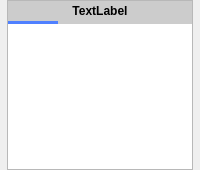
<?xml version="1.0" encoding="UTF-8"?>
<ui version="4.0">
 <class>Form</class>
 <widget class="QWidget" name="Form">
  <property name="windowModality">
   <enum>Qt::NonModal</enum>
  </property>
  <property name="geometry">
   <rect>
    <x>0</x>
    <y>0</y>
    <width>200</width>
    <height>170</height>
   </rect>
  </property>
  <property name="sizePolicy">
   <sizepolicy hsizetype="Fixed" vsizetype="Fixed">
    <horstretch>0</horstretch>
    <verstretch>0</verstretch>
   </sizepolicy>
  </property>
  <property name="minimumSize">
   <size>
    <width>0</width>
    <height>0</height>
   </size>
  </property>
  <property name="maximumSize">
   <size>
    <width>16777215</width>
    <height>16777215</height>
   </size>
  </property>
  <property name="windowTitle">
   <string>Form</string>
  </property>
  <property name="styleSheet">
   <string notr="true"/>
  </property>
  <layout class="QVBoxLayout" name="verticalLayout" stretch="0">
   <property name="spacing">
    <number>0</number>
   </property>
   <property name="margin">
    <number>0</number>
   </property>
   <item>
    <widget class="QWidget" name="container_widget" native="true">
     <layout class="QVBoxLayout" name="verticalLayout_3">
      <property name="spacing">
       <number>0</number>
      </property>
      <property name="leftMargin">
       <number>7</number>
      </property>
      <property name="topMargin">
       <number>0</number>
      </property>
      <property name="rightMargin">
       <number>7</number>
      </property>
      <property name="bottomMargin">
       <number>0</number>
      </property>
      <item>
       <widget class="QFrame" name="frame">
        <property name="sizePolicy">
         <sizepolicy hsizetype="Expanding" vsizetype="Expanding">
          <horstretch>0</horstretch>
          <verstretch>0</verstretch>
         </sizepolicy>
        </property>
        <property name="styleSheet">
         <string notr="true"/>
        </property>
        <property name="frameShape">
         <enum>QFrame::StyledPanel</enum>
        </property>
        <property name="frameShadow">
         <enum>QFrame::Raised</enum>
        </property>
        <layout class="QVBoxLayout" name="verticalLayout_2">
         <property name="spacing">
          <number>0</number>
         </property>
         <property name="margin">
          <number>0</number>
         </property>
         <item>
          <layout class="QVBoxLayout" name="verticalLayout_5">
           <property name="spacing">
            <number>0</number>
           </property>
           <item>
            <layout class="QHBoxLayout" name="horizontalLayout">
             <property name="spacing">
              <number>0</number>
             </property>
             <item>
              <widget class="QLabel" name="title_label">
               <property name="enabled">
                <bool>true</bool>
               </property>
               <property name="sizePolicy">
                <sizepolicy hsizetype="Expanding" vsizetype="Preferred">
                 <horstretch>0</horstretch>
                 <verstretch>0</verstretch>
                </sizepolicy>
               </property>
               <property name="minimumSize">
                <size>
                 <width>0</width>
                 <height>20</height>
                </size>
               </property>
               <property name="maximumSize">
                <size>
                 <width>16777215</width>
                 <height>20</height>
                </size>
               </property>
               <property name="font">
                <font>
                 <weight>75</weight>
                 <bold>true</bold>
                </font>
               </property>
               <property name="autoFillBackground">
                <bool>false</bool>
               </property>
               <property name="styleSheet">
                <string notr="true">background: #ccc</string>
               </property>
               <property name="text">
                <string>TextLabel</string>
               </property>
               <property name="alignment">
                <set>Qt::AlignCenter</set>
               </property>
              </widget>
             </item>
            </layout>
           </item>
           <item>
            <widget class="QWidget" name="timelineContainer" native="true">
             <property name="sizePolicy">
              <sizepolicy hsizetype="Expanding" vsizetype="Fixed">
               <horstretch>0</horstretch>
               <verstretch>0</verstretch>
              </sizepolicy>
             </property>
             <property name="minimumSize">
              <size>
               <width>0</width>
               <height>3</height>
              </size>
             </property>
             <property name="maximumSize">
              <size>
               <width>16777215</width>
               <height>3</height>
              </size>
             </property>
             <property name="styleSheet">
              <string notr="true">background: #ccc</string>
             </property>
             <layout class="QVBoxLayout" name="verticalLayout_6">
              <property name="spacing">
               <number>0</number>
              </property>
              <property name="margin">
               <number>0</number>
              </property>
              <item>
               <widget class="QWidget" name="timeline" native="true">
                <property name="sizePolicy">
                 <sizepolicy hsizetype="Expanding" vsizetype="Expanding">
                  <horstretch>0</horstretch>
                  <verstretch>0</verstretch>
                 </sizepolicy>
                </property>
                <property name="minimumSize">
                 <size>
                  <width>50</width>
                  <height>0</height>
                 </size>
                </property>
                <property name="maximumSize">
                 <size>
                  <width>50</width>
                  <height>16777215</height>
                 </size>
                </property>
                <property name="styleSheet">
                 <string notr="true">background: rgb(79, 128, 255)</string>
                </property>
                <layout class="QVBoxLayout" name="verticalLayout_7">
                 <property name="spacing">
                  <number>0</number>
                 </property>
                 <property name="margin">
                  <number>0</number>
                 </property>
                </layout>
               </widget>
              </item>
             </layout>
            </widget>
           </item>
          </layout>
         </item>
         <item>
          <widget class="QWidget" name="central_widget" native="true">
           <property name="sizePolicy">
            <sizepolicy hsizetype="Expanding" vsizetype="Expanding">
             <horstretch>0</horstretch>
             <verstretch>0</verstretch>
            </sizepolicy>
           </property>
           <property name="autoFillBackground">
            <bool>false</bool>
           </property>
           <property name="styleSheet">
            <string notr="true">#central_widget {
	background: #fff;
}</string>
           </property>
           <layout class="QVBoxLayout" name="verticalLayout_4">
            <property name="leftMargin">
             <number>17</number>
            </property>
            <property name="rightMargin">
             <number>17</number>
            </property>
           </layout>
          </widget>
         </item>
        </layout>
       </widget>
      </item>
     </layout>
    </widget>
   </item>
  </layout>
 </widget>
 <resources/>
 <connections/>
</ui>
